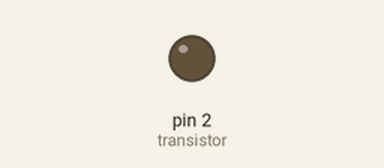
The sketch below on a simulated Arduino Uno, built with avr-gcc and run on an emulated ATmega328P. On the bench: output pins drawn as LEDs (lit = HIGH).

Above: at 0.1 s.
At 0.7 s:
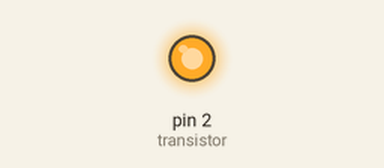
Timing chart, 0 to 122.2 s (numbered marks = the images above):
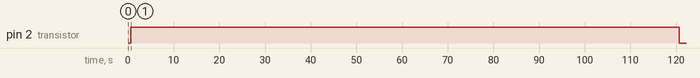

The sketch:

Viticam.ino
```cpp
#include "LowPower.h"
#include <Servo.h>
#include <Wire.h> //https://www.arduino.cc/en/reference/wire

//Variables
unsigned long timeprevious = millis();
int transistor = 2 ;

void setup() {
  //Serial.begin(9600);
  pinMode(transistor, OUTPUT);
}

void loop() {
  digitalWrite(transistor, LOW);
  delay(500);
  blk(1);
  digitalWrite(transistor, HIGH);

  //********* Wait 1min20 *********
  for (int k = 1; k <= 15; k++) {
  LowPower.powerDown(SLEEP_8S, ADC_OFF, BOD_OFF);
  }
  delay(50);

  //********* sleepMode *********
  digitalWrite(transistor, LOW);
  delay(50);
  blk(1);
  for (int i = 1; i <3150 ; i++){ //3600 pour 8h, 3150 avec le recalage
      LowPower.powerDown(SLEEP_8S, ADC_OFF, BOD_OFF);
  }
}

void blk(int j) {
  for (int i = 1; i <= j; i++) {
    digitalWrite(13,HIGH);
    delay(25);
    digitalWrite(13,LOW);
    delay(100);
  }
}
```

Measured:
- by itself, pin 2 (transistor): LOW → HIGH at 0.63 s, → LOW 120 s later
